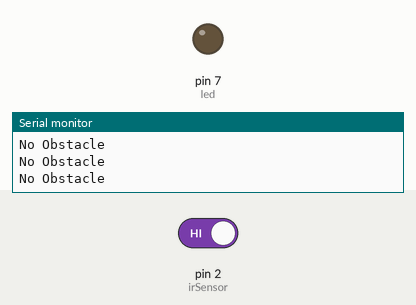
A sketch run on a simulated Arduino Uno, built with avr-gcc and run on an emulated ATmega328P. Shown: output pins drawn as LEDs (lit = HIGH), the last lines printed to the serial monitor. The inputs (shaded band) are chosen by the test bench; at power-on: pin 2 (irSensor) HIGH.

Above: at 1.8 s.
1.9 s: pin 2 (irSensor) driven LOW
At 3.2 s:
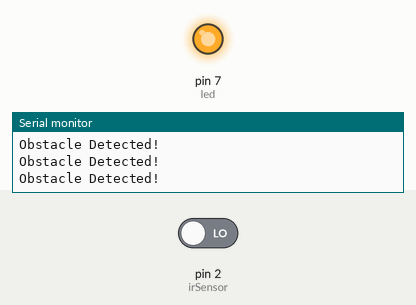
3.5 s: pin 2 (irSensor) driven HIGH
At 4.3 s:
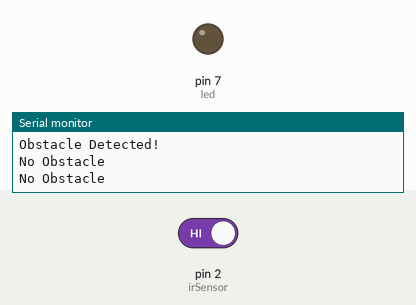
Timing chart, 0 to 6.5 s (numbered marks = the images above; inputs shaded):
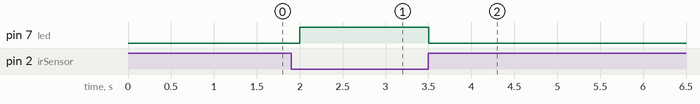

Measured:
- after the input at 1.9 s, pin 7 (led): LOW → HIGH after 0.10 s
- after the input at 3.5 s, pin 7 (led): HIGH → LOW at once

The sketch:

irsensor-object-detection.cpp.ino
```cpp
int irSensor = 2;
int led = 7;

void setup() {
  pinMode(irSensor, INPUT);
  pinMode(led, OUTPUT);

  Serial.begin(9600);
}

void loop() {

  int obstacle = digitalRead(irSensor);

  if (obstacle == LOW) {
    digitalWrite(led, HIGH);

    Serial.println("Obstacle Detected!");
  }
  else {
    digitalWrite(led, LOW);

    Serial.println("No Obstacle");
  }

  delay(500);
}
```
